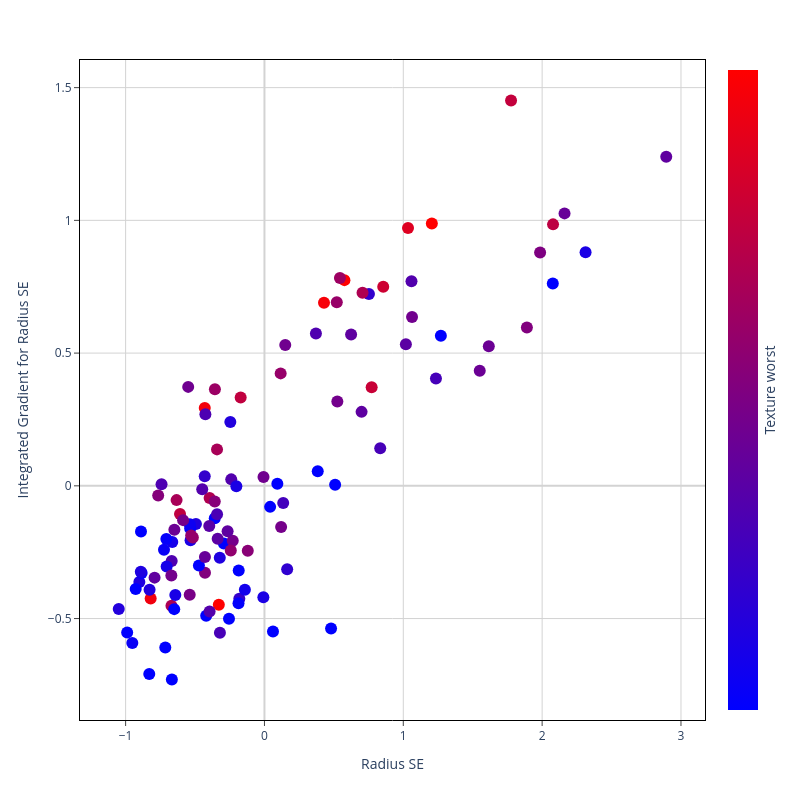

This figure's notebook cell:
### Code cell
feat_1 = "Radius SE"
feat_2 = "Texture worst"

fig = px.scatter(x = df_X_test[feat_1], y = IGtable[feat_1], color = df_X_test[feat_2])
fig.update_traces(marker=dict(size=12))

fig.update_layout(
    plot_bgcolor='white',
    autosize=False,
    width=800,
    height=800,
    coloraxis = {'colorscale':'Bluered'},
    xaxis_title = feat_1,
    yaxis_title = "Integrated Gradient for " + feat_1,
)

fig.update_xaxes(
    zeroline=True,
    zerolinecolor='lightgrey',
    mirror=True,
    ticks='outside',
    showline=True,
    linecolor='black',
    gridcolor='lightgrey'
    )
    
fig.update_yaxes(
    zeroline=True,
    zerolinecolor='lightgrey',
    mirror=True,
    ticks='outside',
    showline=True,
    linecolor='black',
    gridcolor='lightgrey'
)

fig.update_coloraxes(colorbar_showticklabels=False,
                    colorbar_title=dict(text=feat_2,side = "right"),
                    cmin = -1, cmax = 2)

fig.show()

### Figure 1 — Plotly figure (JSON) as saved in the notebook; plotly's stock layout.template omitted (floating-point values rounded to 4 significant figures)
{"data": [{"hovertemplate": "x=%{x}<br>y=%{y}<br>color=%{marker.color}<extra></extra>", "legendgroup": "", "marker": {"color": [-0.6314, 0.2594, 1.061, -0.7486, -1.03, 0.1128, -0.9359, 0.5671, -0.405, -0.607, -1.442, 2.634, 0.3229, 0.4076, -0.6965, 0.616, -0.5923, -1.374, 0.1307, -0.037, 1.256, 1.357, 0.1242, 0.3261, 0.8505, -1.276, -0.6965, -0.8773, -1.392, -0.1819, 0.7626, 0.2577, -0.6786, 0.4825, -0.07446, -1.079, 0.5281, -1.407, -0.1477, 1.22, -1.195, 0.5834, 1.253, -0.6021, -0.02886, 1.012, -1.551, -1.299, 0.9791, -1.198, -0.3855, -0.7454, 0.3799, 1.831, -0.5956, 3.213, 0.3506, 0.9759, 0.3571, -0.6395, 0.375, 0.08025, -0.8382, -0.03212, -0.1591, -1.299, -2.086, 1.293, -0.4083, -0.08423, -1.196, 0.07699, -1.424, 0.7495, 0.121, 0.2154, 0.3082, 1.873, -0.7079, -1.244, 0.04279, -0.9668, 0.7105, -0.7747, -1.102, 1.416, 1.906, -0.8919, 0.2121, 0.8228, -0.4457, -0.09563, 0.7707, -0.6851, 2.056, -0.9408, 0.7658, 0.2545, -1.211, 0.3717, 1.044, -0.1347, 0.5199, -0.07283, -1.527, -1.768, 0.1014, -1.467, 0.3229, -0.6477, -0.2129, -1.605, 1.614, -0.0142], "coloraxis": "coloraxis", "size": 12, "symbol": "circle"}, "mode": "markers", "name": "", "orientation": "v", "showlegend": false, "type": "scatter", "x": [-0.9011, -0.6488, -0.3951, -0.664, -0.9275, 0.6241, -0.7066, -0.7654, -0.4301, -0.4936, -0.7142, 0.5761, 0.1499, -0.5384, 2.313, -0.1201, -1.049, 0.04088, -0.7914, -0.2392, -0.1713, 0.7721, 2.894, 1.063, 0.5436, -0.1854, -0.5323, -0.9516, -0.5351, 1.235, -0.5157, 1.616, -0.2024, 1.986, -0.6683, -0.2922, -0.4283, -0.6669, -0.3208, 2.079, 0.509, -0.3579, -0.6081, -0.2457, -0.4482, -0.6698, -0.4197, 0.4798, -0.3417, -0.8892, -0.1811, -0.7044, -0.2284, -0.8196, -0.8275, 1.206, 0.5249, -0.633, -0.6705, -0.3218, 0.1199, 1.019, -0.5377, 1.059, 0.8338, -0.2554, -0.9888, 1.776, 0.7526, -0.7412, 0.09286, -0.337, -0.3579, -0.5279, -0.2655, 2.161, -0.5492, -0.4301, -0.642, -0.472, -0.3976, -0.1869, -0.2424, -0.141, 2.077, 0.8555, 0.4289, -0.7235, -0.4287, -0.3569, 0.1636, -0.4254, 0.5209, -0.007839, -0.3287, -0.8845, 0.1167, 1.551, 0.3838, -0.586, 0.7064, -0.3413, 1.89, 0.3708, -0.6499, -0.8297, 0.6996, 1.271, -0.006757, -0.8907, 0.1351, 0.06146, 1.034, -0.3951], "xaxis": "x", "y": [-0.3624, -0.1653, -0.04588, -0.2114, -0.3885, 0.5698, -0.2, -0.03608, 0.03635, -0.1438, -0.6089, 0.7749, 0.5307, -0.4103, 0.8798, -0.245, -0.4637, -0.07927, -0.3458, 0.02432, 0.333, 0.3715, 1.24, 0.6358, 0.7828, -0.3192, -0.2052, -0.5921, -0.1605, 0.4046, -0.1945, 0.5259, -0.001433, 0.8789, -0.283, -0.2172, -0.3278, -0.7296, -0.5534, 0.9849, 0.004196, -0.05934, -0.1063, 0.2403, -0.01293, -0.4513, -0.489, -0.5375, 0.1373, -0.1718, -0.425, -0.304, -0.2066, -0.4245, -0.3917, 0.9879, 0.3178, -0.05382, -0.3375, -0.2712, -0.155, 0.5334, -0.1448, 0.7705, 0.1417, -0.5006, -0.5527, 1.452, 0.7226, 0.006194, 0.008222, -0.1991, -0.1221, -0.187, -0.1708, 1.026, 0.3727, 0.2929, -0.4116, -0.2998, -0.151, -0.4419, -0.2438, -0.3913, 0.7618, 0.7501, 0.6899, -0.2408, -0.268, 0.3637, -0.3141, 0.2697, 0.6913, -0.4193, -0.4479, -0.3282, 0.4236, 0.4331, 0.05531, -0.1292, 0.7271, -0.107, 0.5962, 0.5736, -0.4645, -0.7093, 0.2786, 0.565, 0.03337, -0.3237, -0.06443, -0.549, 0.9716, -0.4731], "yaxis": "y"}], "layout": {"autosize": false, "coloraxis": {"cmax": 2, "cmin": -1, "colorbar": {"showticklabels": false, "title": {"side": "right", "text": "Texture worst"}}, "colorscale": [[0, "rgb(0,0,255)"], [1, "rgb(255,0,0)"]]}, "height": 800, "legend": {"tracegroupgap": 0}, "margin": {"t": 60}, "plot_bgcolor": "white", "width": 800, "xaxis": {"anchor": "y", "autorange": true, "domain": [0, 1], "gridcolor": "lightgrey", "linecolor": "black", "mirror": true, "range": [-1.328, 3.173], "showline": true, "ticks": "outside", "title": {"text": "Radius SE"}, "type": "linear", "zeroline": true, "zerolinecolor": "lightgrey"}, "yaxis": {"anchor": "x", "autorange": true, "domain": [0, 1], "gridcolor": "lightgrey", "linecolor": "black", "mirror": true, "range": [-0.8821, 1.604], "showline": true, "ticks": "outside", "title": {"text": "Integrated Gradient for Radius SE"}, "type": "linear", "zeroline": true, "zerolinecolor": "lightgrey"}}}
